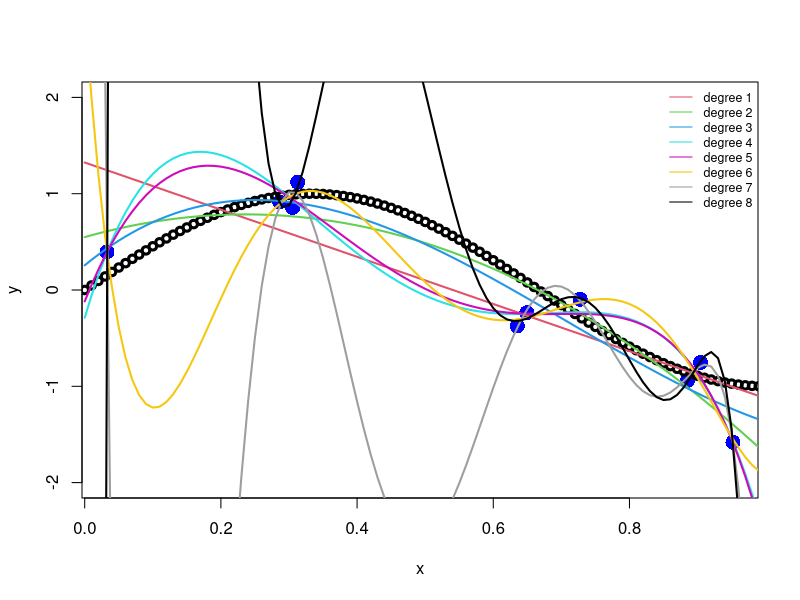
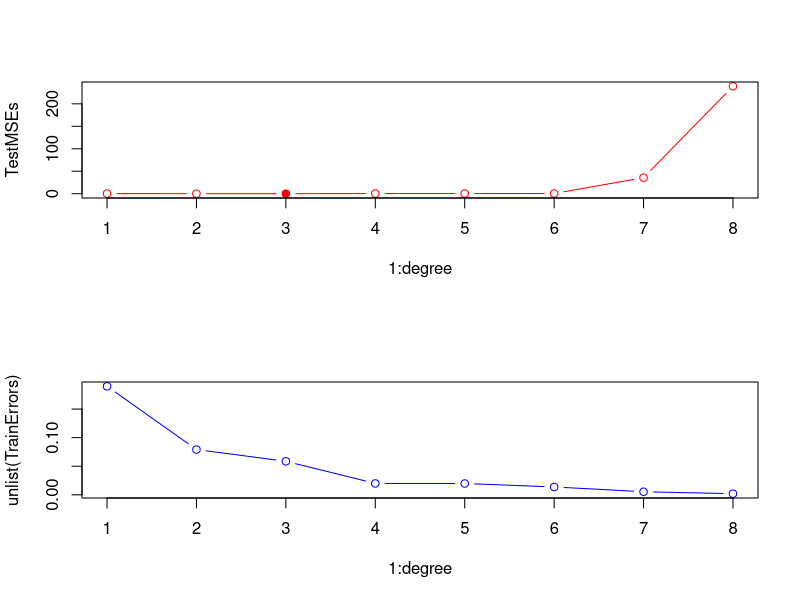

Write the R code that produced these figures, in order.
# Polynomial Regression
rm(list=ls())
dev.off()

N=10 # will often not even work due to numerical instabilities for degree 9 when N = 10
#N=100 # much smoother

sin_coeff = 1.5
u = rnorm(N,0,.25)
x = sort(runif(N))
y = sin(sin_coeff*pi*x)+u

degree = 8

plot(x,y,ylim=c(-2,2),pch=16,cex=2,col="blue")
v=locator(1)
xax = seq(0,1,by=0.01)
lines(xax,sin(sin_coeff*pi*xax),lwd=3,type="b")
v=locator(1)
polyfits <- TrainErrors <- vector("list", degree)
legend('topright', paste("degree",1:degree,sep = " "), lty=1, col=2:(degree+1), bty='n', cex=.75)
for(i in 1:degree) 
{ 
  nam <- paste("fit",i,sep = "")
  assign(nam, lm(y~poly(x,i,raw=TRUE)))  
  v=locator(1)
  
  lines(xax, predict(get(paste("fit",i,sep = "")), data.frame(x = xax)), col=i+1,lwd=2)
  
  polyfits[[i]] <- lm(y~poly(x,i,raw=TRUE))
  TrainErrors[[i]] <- var(y-predict(polyfits[[i]]))  
  
  #nam2 <- paste("pol",i,sep = "")
  #assign(nam2, function(x) matrix(x^rep(0:i,each=length(x)),ncol=i+1)%*%get(paste("fit",i,sep = ""))$coefficient[1:(i+1)])
}

#fit1 <- lm(y~poly(x,1,raw=TRUE))
#pol3 <- function(x) fit3$coefficient[4]*x^3 + fit3$coefficient[3]*x^2 + fit3$coefficient[2]*x + fit3$coefficient[1]
#pol9 <- function(x) fit9$coefficient[10]*x^9 + fit9$coefficient[9]*x^8 + fit9$coefficient[8]*x^7 + fit9$coefficient[7]*x^6 + fit9$coefficient[6]*x^5 + fit9$coefficient[5]*x^4 + fit9$coefficient[4]*x^3 + fit9$coefficient[3]*x^2 + fit9$coefficient[2]*x + fit9$coefficient[1]
v=locator(1)

# for test error
rep=100
results = matrix(NA,nrow=rep,ncol=degree)
N_new = N

# it might also make sense to simulate (average) over training fits - else, perforamce hinges on how crazy the fitted model for the single training sample is
for(j in 1:rep)
{
u_new = rnorm(N_new,0,.25)
x_new = sort(runif(N_new))
y_new = sin(sin_coeff*pi*x_new)+u_new

TestErrors <- TestFits <- vector("list", degree)
for(i in 1:degree) # messy with assign, see http://grokbase.com/t/r/r-help/10c4cmyf8y/r-problem-storing-lm-model-in-a-list
{   
  TestFits[[i]] <- predict(polyfits[[i]],newdata=data.frame(x=x_new))
  TestErrors[[i]] <- var(y_new-predict(polyfits[[i]],newdata=data.frame(x=x_new)))  
  }
results[j,] = unlist(TestErrors)
}
TestMSEs = colMeans(results)

par(mfrow=c(2,1))
plot(1:degree,TestMSEs,type="b",col="red",ylim=c(0,max(TestMSEs)))
points(which.min(TestMSEs),TestMSEs[which.min(TestMSEs)],pch=16,col="red")
plot(1:degree,unlist(TrainErrors),type="b",col="blue")
